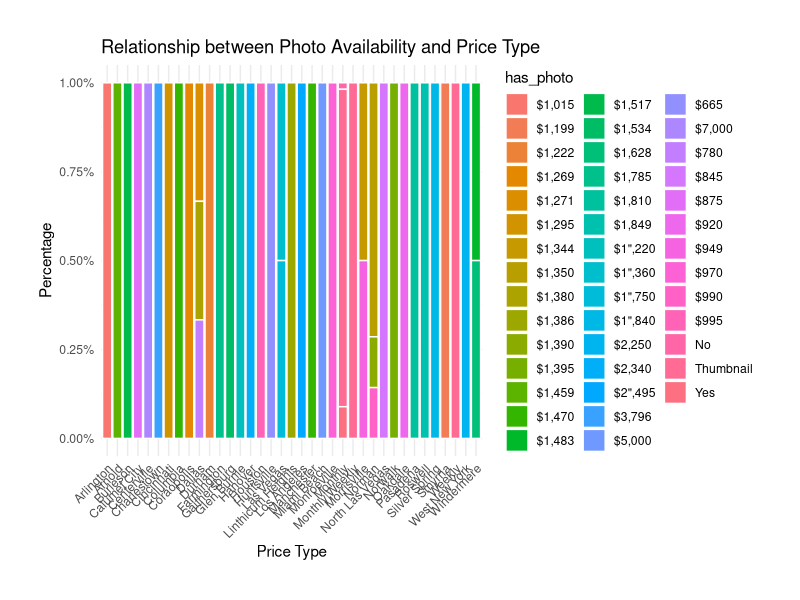
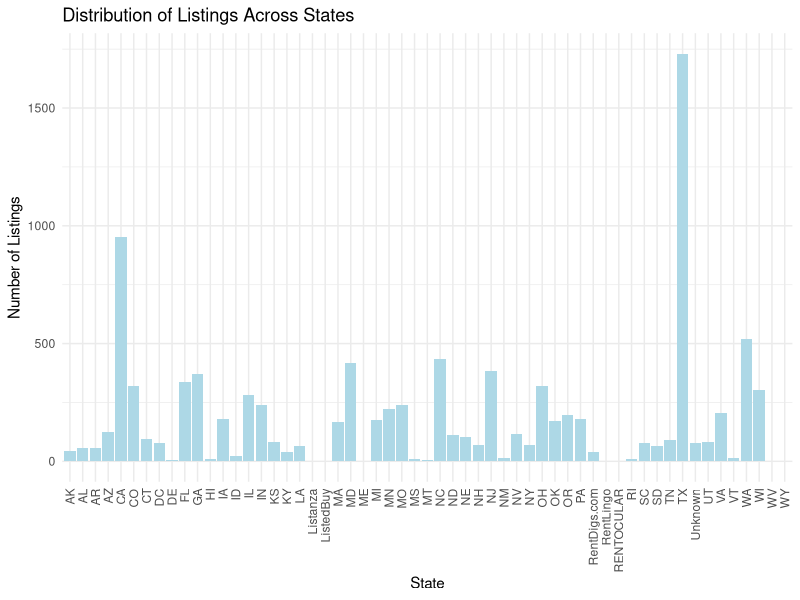
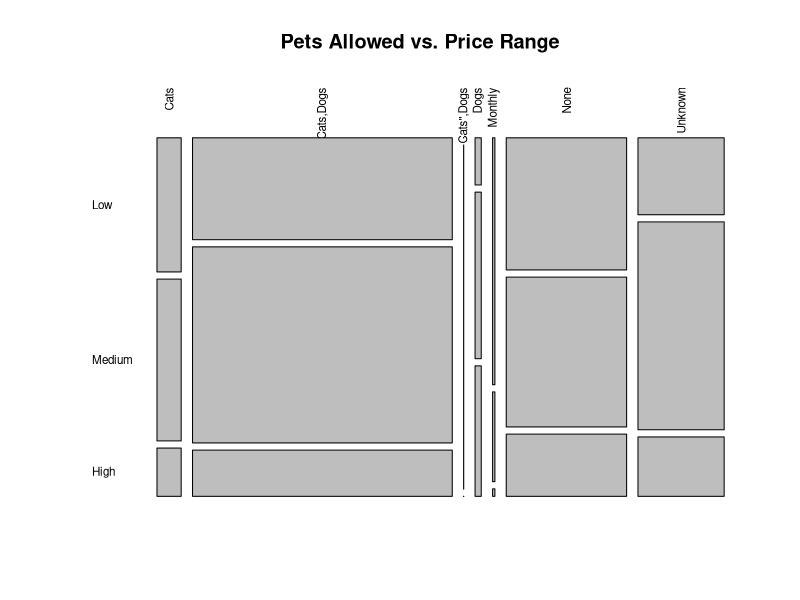
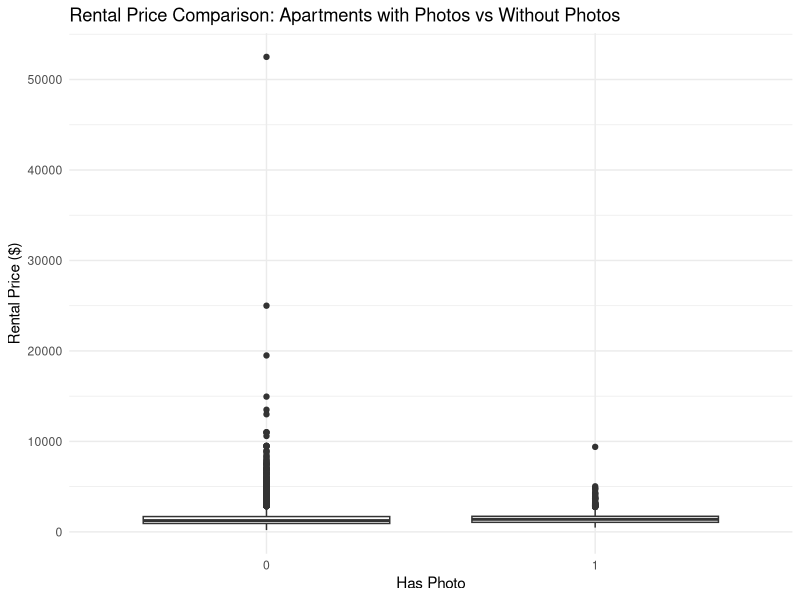
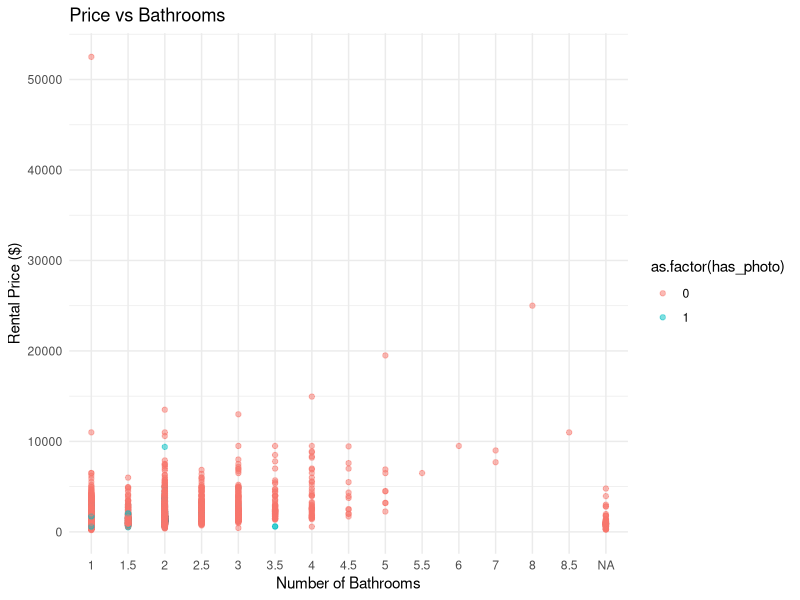
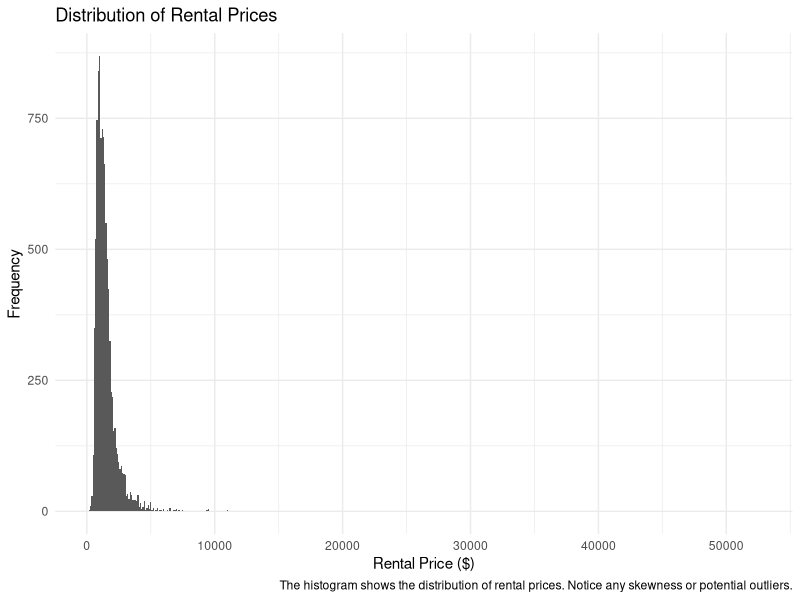
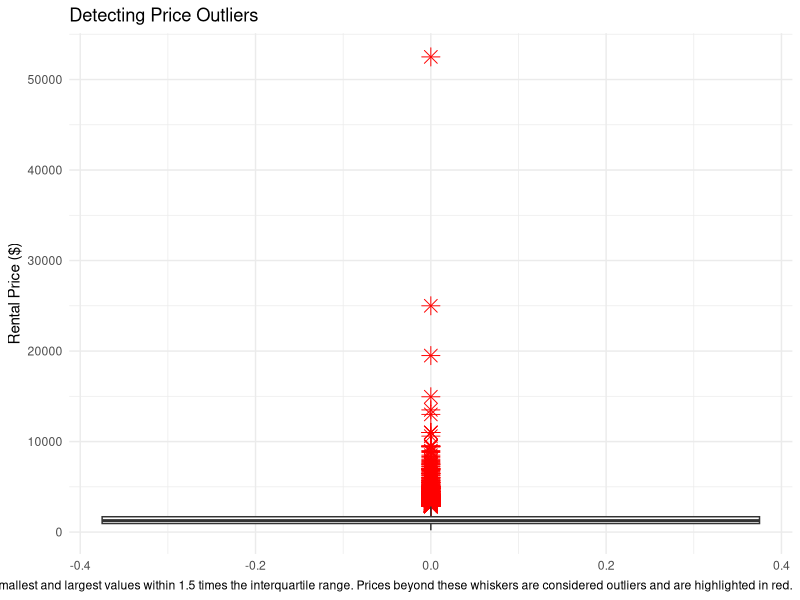
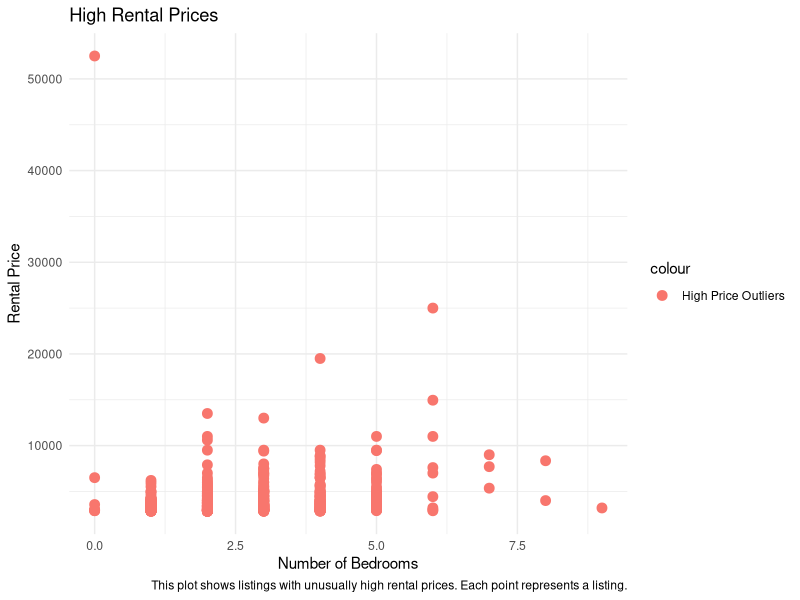

Recreate these plots in R, in order.
## ---- chunk 1
knitr::opts_chunk$set(echo = FALSE)
## ---- chunk 2

################################################################################
# Chi-Square Test on the Relationship Between Photo Availability and Price Type
################################################################################

# Load necessary libraries
if (!require(readxl)) {
  install.packages("readxl")
}
library(readxl)

if (!require(tidyverse)) {
  install.packages("tidyverse")
}
library(tidyverse)

# Read the dataset
data <- read_excel("cleaned_data.xlsx")

# Creating a contingency table for photo availability and price type
contingency_table_photo_price <- table(data$has_photo, data$price_type)

# Performing the Chi-Square Test of Independence
chi_square_test_photo_price <- chisq.test(contingency_table_photo_price)

# Printing the results of the Chi-Square test
print(chi_square_test_photo_price)

# Using ggplot to create a stacked bar plot to show the relationship between photo availability and price type

if (!require(scales)) {
  install.packages("scales")
}
library(scales)

if (!require(ggplot2)) {
  install.packages("ggplot2")
}
library(ggplot2)

ggplot(data, aes(x = price_type, fill = has_photo)) +
  geom_bar(position = "fill", color = "white") +  
  scale_y_continuous(labels = percent_format(scale = 1)) +  
  labs(title = "Relationship between Photo Availability and Price Type",
       x = "Price Type",
       y = "Percentage") +  
  theme_minimal() +  # Using a minimal theme for a cleaner look
  theme(axis.text.x = element_text(angle = 45, hjust = 1),  
        plot.margin = unit(c(1, 1, 1, 1), "cm"))  

## ---- chunk 3

################################################################
# Chi-Square Test on the Distribution of Listings Across States
################################################################

# Install necessary packages
if (!require(readxl)) {
  install.packages("readxl")
}
library(readxl)

if (!require(tidyverse)) {
  install.packages("tidyverse")
}
library(tidyverse)

# Read the dataset
data <- read_excel("cleaned_data.xlsx")

# Data cleaning
# Check the number of unique states
num_states <- length(unique(data$state))

# Create a vector of expected frequencies
expected_frequencies <- rep(1/num_states, num_states)

# Creating a contingency table of the number of listings in each state
contingency_table <- table(data$state)

# Performing the Chi-Square test
chi_square_test_state <- chisq.test(contingency_table)

# Printing the results of the Chi-Square test
print(chi_square_test_state)

# Visualize the distribution of listings across states using a bar plot
ggplot(data, aes(x = state)) +
  geom_bar(fill = "#ADD8E6") +
  labs(title = "Distribution of Listings Across States",
       x = "State",
       y = "Number of Listings") +
  theme_minimal() +
  theme(axis.text.x = element_text(angle = 90, vjust = 0.5, hjust = 1))

## ---- chunk 4

##################################################################################
# Chi-Square Test on the Relationship Between Pets Allowed Status and Price Range
##################################################################################

# Creating a new variable for price range based on the 'price' variable
data$price_category <- cut(data$price,
                           breaks = c(-Inf, 1000, 2000, Inf),
                           labels = c("Low", "Medium", "High"))

# Creating a contingency table of pets allowed status against price range
contingency_table_pets_price <- table(data$pets_allowed, data$price_category)

# Perform Chi-Square Test
chi_square_test_pets_price <- chisq.test(contingency_table_pets_price)

# Printing the results of the Chi-Square test
print(chi_square_test_pets_price)

mosaicplot(contingency_table_pets_price, main = "Pets Allowed vs. Price Range",
           cex.axis = 0.7, 
           las = 2,   
           mar = c(5, 4, 2, 2) + 0.1)  

## ---- chunk 5

# Loading the necessary libraries
library(readr)
library(ggplot2)
library(dplyr)

# Reading the CSV file
data <- read_excel("cleaned_data.xlsx")

# Data Cleaning and Transformation
data$has_photo <- as.numeric(data$has_photo == "Yes")
data$bathrooms <- ifelse(is.na(data$bathrooms), median(data$bathrooms, na.rm = TRUE), data$bathrooms)
data$bedrooms <- ifelse(is.na(data$bedrooms), median(data$bedrooms, na.rm = TRUE), data$bedrooms)
data$square_feet <- as.numeric(data$square_feet)
data$square_feet[is.na(data$square_feet)] <- median(data$square_feet, na.rm = TRUE)

# Data Analysis
# Calculate average prices
avg_price_with_photo <- mean(data$price[data$has_photo == 1])
avg_price_without_photo <- mean(data$price[data$has_photo == 0])

# Perform a t-test
t_test_result <- t.test(price ~ has_photo, data = data)
#print(t_test_result)

# Multivariate Linear Regression
model <- lm(price ~ has_photo + bathrooms + bedrooms + square_feet, data = data)
#summary(model)

# Visualization
p1 <- ggplot(data, aes(x = as.factor(has_photo), y = price)) +
  geom_boxplot() +
  labs(title = "Rental Price Comparison: Apartments with Photos vs Without Photos",
       x = "Has Photo",
       y = "Rental Price ($)") +
  theme_minimal()

p2 <- ggplot(data, aes(x = bathrooms, y = price, color = as.factor(has_photo))) +
  geom_point(alpha = 0.5) +
  labs(title = "Price vs Bathrooms",
       x = "Number of Bathrooms",
       y = "Rental Price ($)") +
  theme_minimal()

print(p1)
print(p2)


## ---- chunk 6

# Load necessary libraries
library(readr)
library(ggplot2)
library(dplyr)
library(readxl)

# Read the data
data <- read_excel("cleaned_data.xlsx")

# Data Cleaning and Transformation
data <- data %>%
  mutate(
    has_photo = if_else(has_photo == "Yes", 1, 0),
    bathrooms = as.numeric(bathrooms),
    bedrooms = as.numeric(bedrooms),
    square_feet = as.numeric(square_feet)
  ) %>%
  mutate(
    bathrooms = ifelse(is.na(bathrooms), median(bathrooms, na.rm = TRUE), bathrooms),
    bedrooms = ifelse(is.na(bedrooms), median(bedrooms, na.rm = TRUE), bedrooms),
    square_feet = ifelse(is.na(square_feet), median(square_feet, na.rm = TRUE), square_feet)
  )

# Visualizing the Distribution of Rental Prices
p1 <- ggplot(data, aes(x = price)) +
  geom_histogram(binwidth = 100) +
  theme_minimal() +
  labs(title = "Distribution of Rental Prices", x = "Rental Price ($)", y = "Frequency",
       caption = "The histogram shows the distribution of rental prices. Notice any skewness or potential outliers.")
print(p1)
#ggsave("Distribution_of_Rental_Prices.jpg", plot = p1, width = 10, height = 8, units = "cm")

# Summary Statistics of Rental Prices
summary_stats <- summary(data$price)
print(summary_stats)

# Identifying and Visualizing Anomalies in Rental Prices
Q1 <- quantile(data$price, 0.25)
Q3 <- quantile(data$price, 0.75)
IQR <- Q3 - Q1
lower_bound <- Q1 - 1.5 * IQR
upper_bound <- Q3 + 1.5 * IQR

outliers <- data %>% filter(price < lower_bound | price > upper_bound)

# Using Box Plot to visualize anomalies in rental prices
p_boxplot <- ggplot(data, aes(y = price)) + 
  geom_boxplot(outlier.colour = "red", outlier.shape = 8, outlier.size = 4) + 
  labs(title = "Detecting Price Outliers", y = "Rental Price ($)",
       caption = "The box plot visualizes the spread of rental prices. The middle 50% of the prices are within the box, while the lines (whiskers) extend to the smallest and largest values within 1.5 times the interquartile range. Prices beyond these whiskers are considered outliers and are highlighted in red.") +
  theme_minimal()
print(p_boxplot)
#ggsave("Detecting_Price_Outliers.jpg", plot = p_boxplot, width = 10, height = 8, units = "cm")

# High Price Outliers

# Analyze high price outliers to understand the characteristics of listings that are priced high.
high_price_outliers <- subset(data, price > upper_bound)
p_high <- ggplot(high_price_outliers, aes(x = bedrooms, y = price)) +
  geom_point(aes(color = "High Price Outliers"), size = 3) +
  theme_minimal() +
  labs(title = "High Rental Prices", x = "Number of Bedrooms", y = "Rental Price",
       caption = "This plot shows listings with unusually high rental prices. Each point represents a listing.")
print(p_high)
#ggsave("Low_Rental_Prices.jpg", plot = p_low, width = 10, height = 8, units = "cm")


## ---- chunk 7

###############################################################################
### SMART Question 9
###############################################################################

# here we have two checks to make sure that the packages are loaded and installed
if (!require(readxl)) {
  install.packages("readxl")
}
library(readxl)

if (!require(knitr)) {
  install.packages("knitr")
}
library(knitr)

if (!require(dplyr)) {
  install.packages("dplyr")
}
library(dplyr)

# Read the Excel file
df <- read_excel("cleaned_data.xlsx")

# List of valid US state abbreviations
valid_states <- c(
    "AL", "AK", "AZ", "AR", "CA", "CO", "CT", "DE", "FL", "GA",
    "HI", "ID", "IL", "IN", "IA", "KS", "KY", "LA", "ME", "MD",
    "MA", "MI", "MN", "MS", "MO", "MT", "NE", "NV", "NH", "NJ",
    "NM", "NY", "NC", "ND", "OH", "OK", "OR", "PA", "RI", "SC",
    "SD", "TN", "TX", "UT", "VT", "VA", "WA", "WV", "WI", "WY"
)

# Update the list of valid US state abbreviations to include DC
valid_states <- c(valid_states, "DC")

# Filter out rows where the state is not in the list of valid states
filtered_df_with_dc <- df[df$state %in% valid_states, ]

# Convert square_feet to numeric, setting any non-numeric values to NA
filtered_df_with_dc$square_feet <- as.numeric(as.character(filtered_df_with_dc$square_feet))

# Check for any non-numeric values that might have been converted to NAs
na_square_feet_count <- sum(is.na(filtered_df_with_dc$square_feet))
#cat("Number of NA values in square_feet:", na_square_feet_count, "\n")

# Compute the average rental price per square foot and the count of observations for each state
statewise_stats <- filtered_df_with_dc %>%
  filter(!is.na(square_feet) & square_feet > 0) %>%
  group_by(state) %>%
  summarize(
    avg_price_per_sqft = round(mean(price / square_feet, na.rm = TRUE), 2),
    count = n()
  )

# Compute the weighted average rental price per square foot for each state
statewise_stats$weighted_avg_price_per_sqft <- statewise_stats$avg_price_per_sqft * statewise_stats$count

# Compute the overall weighted average rental price per square foot for the entire dataset
overall_weighted_avg_price_per_sqft <- sum(statewise_stats$weighted_avg_price_per_sqft) / sum(statewise_stats$count)

# install the package if necessary, and load it in
if (!require(ggplot2)) {
  install.packages("ggplot2")
}
library(ggplot2)

# Create a bubble plot with adjusted red line label and legend position
bubble_plot <- ggplot(statewise_stats, aes(x = state, y = avg_price_per_sqft, size = count)) +
  geom_point(alpha = 0.7, color = "dodgerblue") +
  geom_hline(yintercept = overall_weighted_avg_price_per_sqft, color = "red", linetype="dashed", size=0.7) +
  annotate("text", x = max(statewise_stats$state), y = overall_weighted_avg_price_per_sqft + 0.1, 
           label = paste0("$", round(overall_weighted_avg_price_per_sqft, 2)), color = "red", hjust = "right") +
  labs(
    title = "Weighted Average Rental Price Per Square Foot by State",
    subtitle = paste0("Overall avg. price/sqft: $", round(overall_weighted_avg_price_per_sqft, 2)),
    x = "State",
    y = "Price ($/sqft)",
    size = "Number of Listings"
  ) +
  theme_minimal() +
  theme(
    axis.text.x = element_text(angle = 45, hjust = 1),  # Rotate x-axis labels by 45 degrees
    legend.position = "top"  # Move the legend to the top
  )

# Display the plot
bubble_plot

## ---- chunk 8

###############################################################################
### SMART Question 10
###############################################################################

# Load necessary packages
if (!require(dplyr)) {
  install.packages("dplyr")
}
library(dplyr)

if (!require(purrr)) {
  install.packages("purrr")
}
library(purrr)

if (!require(tidyr)) {
  install.packages("tidyr")
}
library(tidyr)

if (!require(ggplot2)) {
  install.packages("ggplot2")
}
library(ggplot2)

# Remove outliers
remove_outliers <- function(data, column_name) {
  Q1 <- quantile(data[[column_name]], 0.25, na.rm = TRUE)
  Q3 <- quantile(data[[column_name]], 0.75, na.rm = TRUE)
  IQR <- Q3 - Q1
  
  filter_condition <- (data[[column_name]] >= (Q1 - 1.5 * IQR)) & (data[[column_name]] <= (Q3 + 1.5 * IQR))
  return(data[filter_condition,])
}

filtered_df_no_outliers <- remove_outliers(filtered_df_with_dc, "price")
filtered_df_no_outliers <- remove_outliers(filtered_df_no_outliers, "square_feet")

# Group the data by state and apply the linear regression model to each group, with square_feet as the predictor and price as the response
regression_results <- filtered_df_no_outliers %>%
  group_by(state) %>%
  nest() %>%
  mutate(
    model = map(data, ~ lm(price ~ square_feet, data = .)),
    intercept = map_dbl(model, ~ coef(.)[1]),
    slope = map_dbl(model, ~ coef(.)[2]),
    r_squared = map_dbl(model, ~ summary(.)$r.squared)
  ) %>%
  select(state, intercept, slope, r_squared)

# Display the regression results by state
#print(regression_results)

plot_width <- 5
plot_height <- 3

# As an example, visualize the regression line for the states CA, NY, and TX
selected_states <- c("CA", "NY", "TX")
plots <- list()

for (state in selected_states) {
  state_data <- filter(filtered_df_no_outliers, state == !!state)
  
  plot <- ggplot(state_data, aes(x = square_feet, y = price)) +
    geom_point(alpha = 0.5) +
    geom_smooth(method = "lm", color = "red") +
    labs(
      title = paste0("Regression of Price on Square Feet in ", state),
      x = "Square Feet",
      y = "Rental Price ($)"
    ) +
    theme_minimal()
  
  plots[[state]] <- plot
}

# Display the plots for the selected states
#lapply(plots, print)


# Filter for the states CA, NY, and TX and select the slope column
#selected_slopes <- regression_results %>%
#  filter(state %in% selected_states) %>%
#  select(slope)

# install the package if necessary, and load it in
if (!require(gridExtra)) {
  install.packages("gridExtra")
}
library(gridExtra)


# Assuming plots for CA and TX are stored in plots[["CA"]] and plots[["TX"]] respectively
grid.arrange(plots[["CA"]], plots[["TX"]], ncol=2)

## ---- chunk 9
print(plots[["NY"]])
## ---- chunk 10

# Load necessary packages
if (!require(readxl)) {
  install.packages("readxl")
}
library(readxl)

if (!require(dplyr)) {
  install.packages("dplyr")
}
library(dplyr)

if (!require(ggplot2)) {
  install.packages("ggplot2")
}
library(ggplot2)

# Load the data
data <- read_excel("cleaned_data.xlsx")

# Filter out non-states
valid_states <- c(
    "AL", "AK", "AZ", "AR", "CA", "CO", "CT", "DE", "FL", "GA",
    "HI", "ID", "IL", "IN", "IA", "KS", "KY", "LA", "ME", "MD",
    "MA", "MI", "MN", "MS", "MO", "MT", "NE", "NV", "NH", "NJ",
    "NM", "NY", "NC", "ND", "OH", "OK", "OR", "PA", "RI", "SC",
    "SD", "TN", "TX", "UT", "VT", "VA", "WA", "WV", "WI", "WY", "DC"
)
data <- data[data$state %in% valid_states,]

# Convert square_feet to numeric
data$square_feet <- as.numeric(data$square_feet)

# Drop rows with NA in square_feet
data <- data[!is.na(data$square_feet),]

# Calculate the average square foot by state
avg_sqft_by_state <- data %>%
  group_by(state) %>%
  summarize(avg_sqft = mean(square_feet, na.rm = TRUE)) %>%
  arrange(-avg_sqft)  # Sort in descending order

# Plot the result with the states on the x-axis and sorted bars
ggplot(avg_sqft_by_state, aes(x = reorder(state, avg_sqft), y = avg_sqft)) +
  geom_bar(stat = "identity") +
  theme(axis.text.x = element_text(angle = 90, vjust = 0.5, hjust=1)) +  # Rotate x-axis labels for better visibility
  labs(title = "Average Square Foot by State", x = "State", y = "Average Square Foot")

